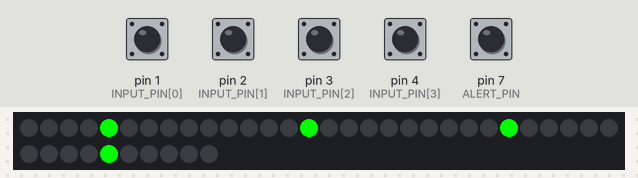
A sketch run on a simulated Arduino Uno, built with avr-gcc and run on an emulated ATmega328P. Parts: 40 RGB LEDs in strip order, left to right, continuing on the next row. Inputs (shaded band) come from the test bench; at power-on: pin 1 (INPUT_PIN[0]), pin 2 (INPUT_PIN[1]), pin 3 (INPUT_PIN[2]), pin 4 (INPUT_PIN[3]), pin 7 (ALERT_PIN) HIGH.

Above: at 1.2 s.
1.3 s: pin 7 (ALERT_PIN) pulled LOW for 0.15 s
At 1.38 s:
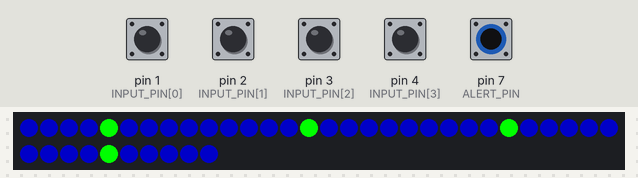
2.9 s: pin 1 (INPUT_PIN[0]) pulled LOW for 0.15 s
At 3.9 s:
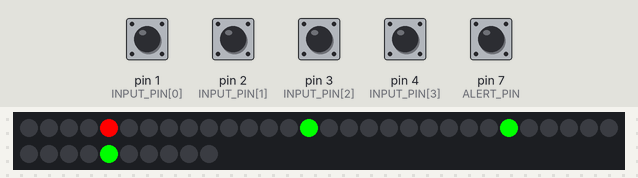
4.5 s: pin 7 (ALERT_PIN) pulled LOW for 1 s
At 5.0 s:
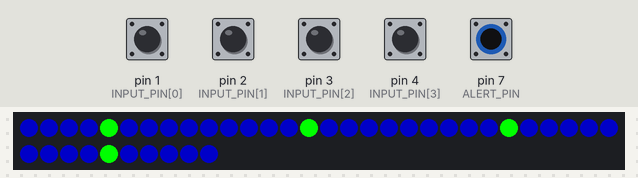
7.0 s: pin 7 (ALERT_PIN) pulled LOW for 1 s
9.5 s: pin 2 (INPUT_PIN[1]) pulled LOW for 0.15 s
At 10.8 s:
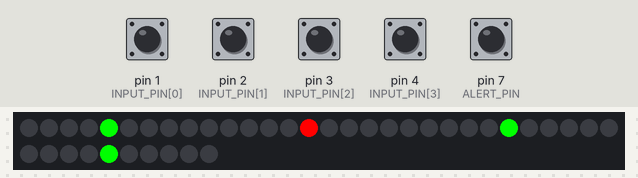
11.1 s: pin 7 (ALERT_PIN) pulled LOW for 0.15 s
Timing chart, 0 to 13.7 s (numbered marks = the images above; inputs shaded):
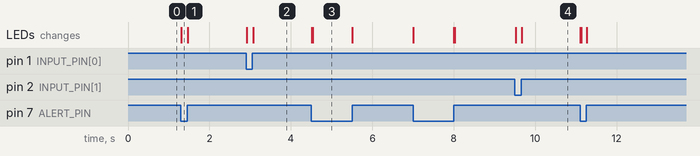

The sketch:

scoring_app_lights.ino
```cpp
#include <Adafruit_NeoPixel.h>

const int LAST_PIN = 4;

const int INPUT_PIN[LAST_PIN] = {1, 2, 3, 4}; // D1, D2, D3, D4

const int CONTROL_PIN = 6;
const int NUM_LEDS = 40;

const int LED_POS[LAST_PIN] = {4, 14, 24, 34};

const int ALERT_PIN = 7;


Adafruit_NeoPixel strip = Adafruit_NeoPixel(NUM_LEDS, CONTROL_PIN, NEO_GRB + NEO_KHZ800);

uint32_t on;
uint32_t off;
uint32_t alert;
uint32_t red;

enum  redflag_t {
  PRE,
  TRANS,
  POST
};

int captured_state[] = {0, 0, 0, 0};

redflag_t redflag = PRE;

void setup() {

  for (int ii = 0; ii < LAST_PIN; ii++) {
    pinMode(INPUT_PIN[ii], INPUT_PULLUP);
  }
  pinMode(ALERT_PIN, INPUT_PULLUP);
  strip.begin();

  on = strip.Color(0, 255, 0);
  alert = strip.Color(0, 0, 100);
  off = strip.Color(0, 0, 0);
  red = strip.Color(255, 0, 0);
}

void loop() {
  // put your main code here, to run repeatedly:

  for (int ii = 0; ii < LAST_PIN; ii++) {
    if (digitalRead(INPUT_PIN[ii])) {
      if (redflag == TRANS) {
        captured_state[ii] = 1;
      }
      if (redflag == PRE || redflag == TRANS) {
        strip.setPixelColor(LED_POS[ii], on);
      }
      if (redflag == POST) {
        if (!captured_state[ii]) {
          strip.setPixelColor(LED_POS[ii], red);
        } else {
          strip.setPixelColor(LED_POS[ii], on);
        }
      }
    } else {
      if (redflag == TRANS) {
        captured_state[ii] = 0;
      }
      if (redflag == POST) {
        captured_state[ii] = 0;
      }
      strip.setPixelColor(LED_POS[ii], off);
    }
  }


for (int jj = 0; jj < NUM_LEDS; jj++) {
  if (jj == 4 || jj == 14  || jj == 24 || jj == 34) {
    continue;
  }
  if (digitalRead(ALERT_PIN) == LOW) {
    strip.setPixelColor(jj, alert);
    redflag = TRANS;
  } else {
    strip.setPixelColor(jj, off);
    if (redflag == TRANS) {
      redflag = POST;
    }
  }
}
strip.show();
delay(25);
}
```

Measured:
- after the input at 1.3 s, the LEDs: change at once (image 1)
- after the input at 2.9 s, the LEDs: first change at once (image 2 shows a later state)
- after the input at 4.5 s, the LEDs: first change at once (image 3 shows a later state)
- after the input at 9.5 s, the LEDs: first change at once (image 4 shows a later state)
